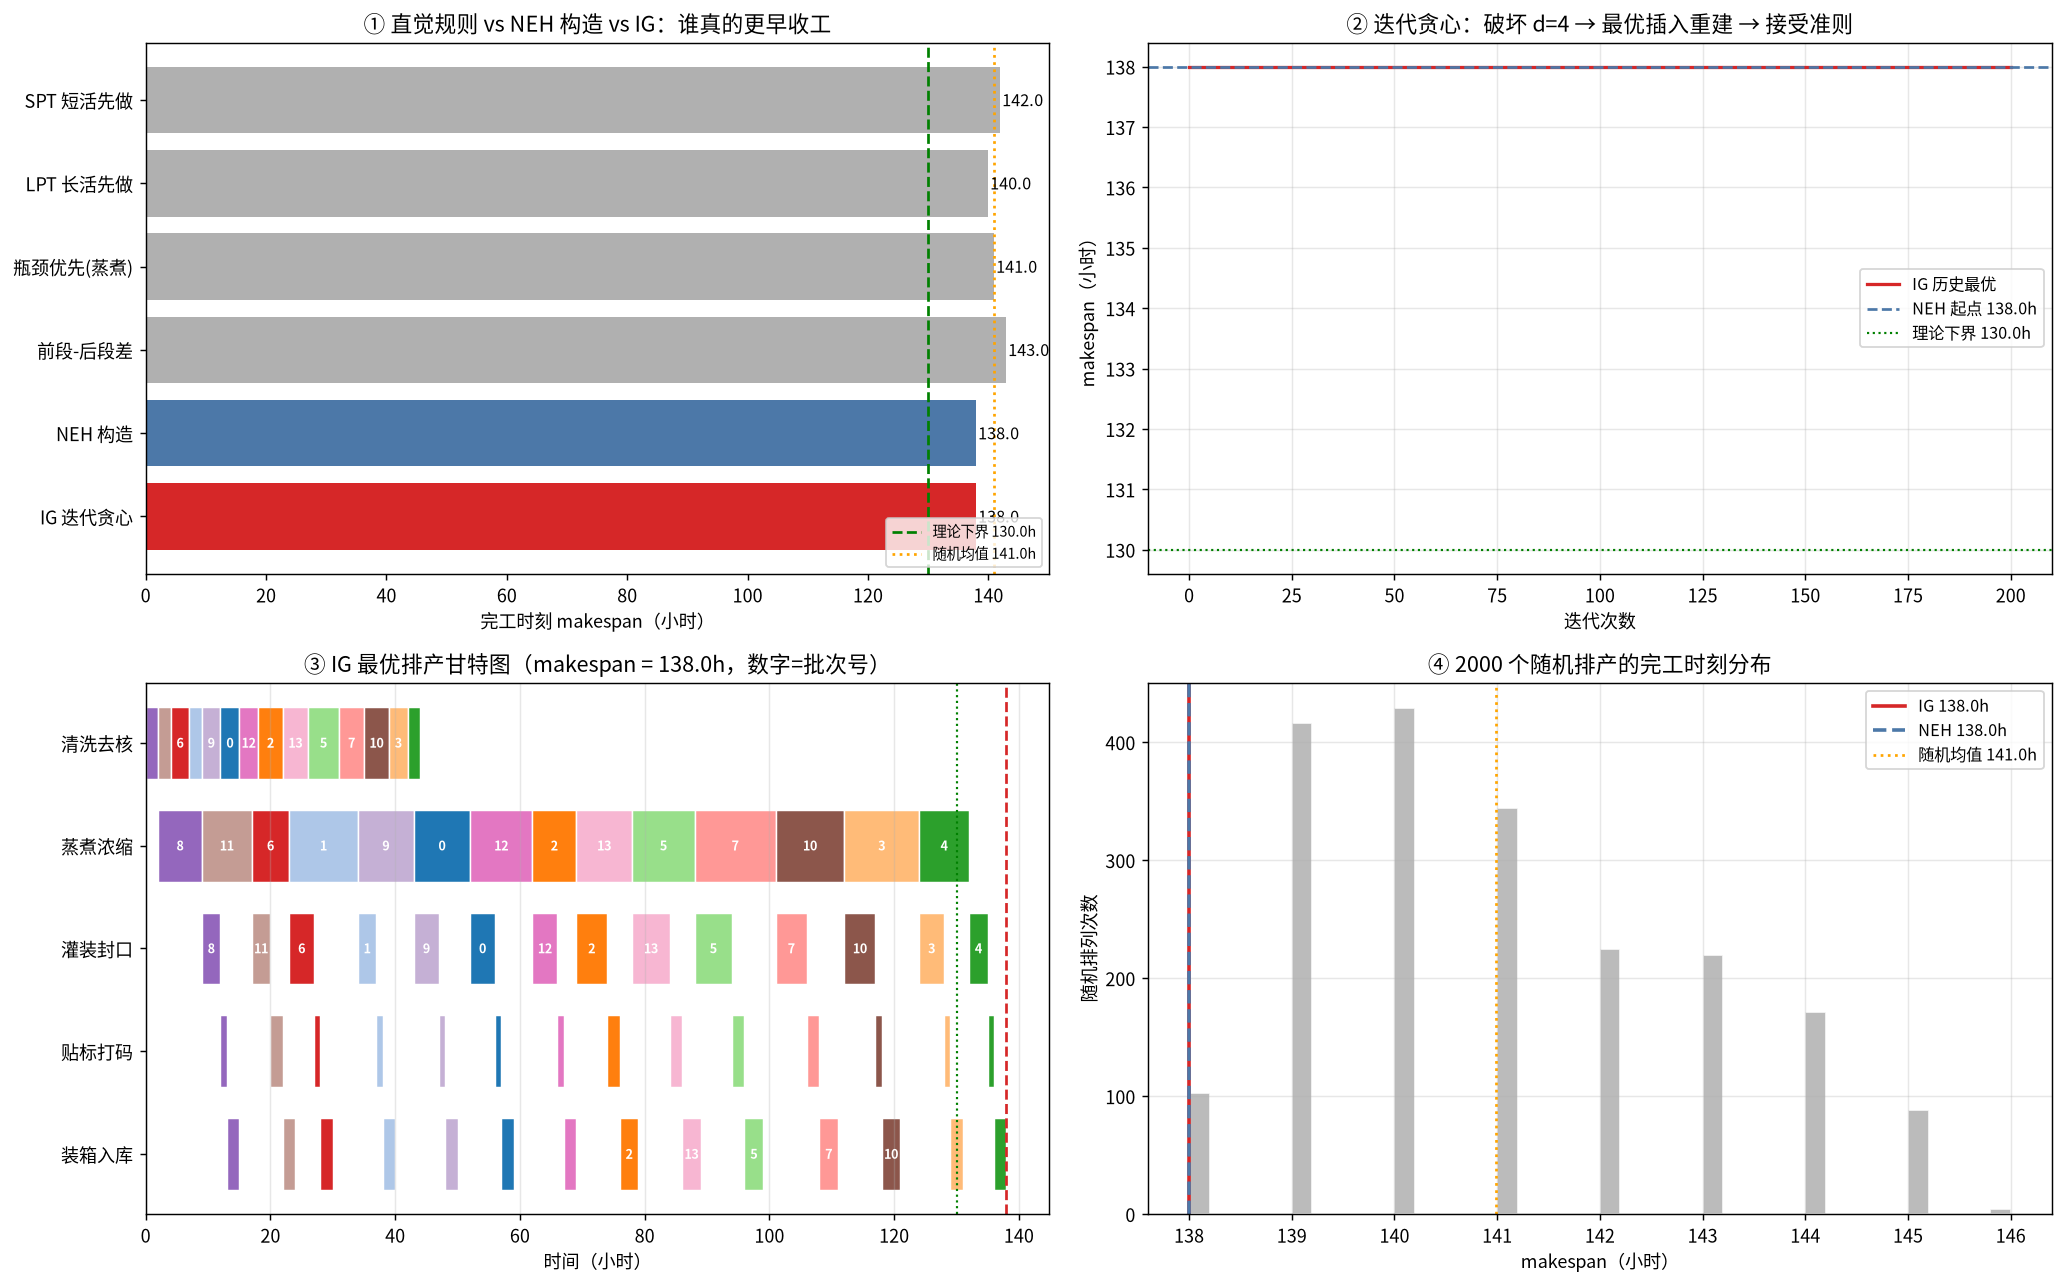

Generate this figure with Python:
#!/usr/bin/env python3
# -*- coding: utf-8 -*-
"""
Day47 - 置换流水车间调度 FSP：NEH 构造 + 迭代贪心 IG（破坏-重建）
subject : mathematical-modeling
level   : L5 算法（元启发式 / 构造-局部搜索）/ L6 优化模型（组合优化 / 调度）
anchor  : 05 - Algorithms（算法主线：调度元启发式）
goal    : 用「NEH 构造 + 迭代贪心 IG」求解一道「县域果酱加工厂 5 道工序、14 批
          原料的流水车间排产」决策问题（置换流水车间 FSP，最小化 makespan）——
          ① 讲清「为什么瓶颈设备上把长活排前面」反而拖垮全局（候选规则全部吃亏）；
          ② NEH：按总加工时间降序，逐个插到「当前最好的位置」——构造即高质量的奥秘；
          ③ 迭代贪心 IG：破坏 d 个工序 → 用 NEH 贪心重建 → 接受准则，在 NEH 之上再进步；
          ④ 用「暴力全排列（小规模）+ 多起点随机排产」当独立裁判交叉验证；
          ⑤ 用 CP-SAT（scipy.milp 无调度原生支持，故用 OR-tools 可选）不做——仅用
             独立枚举与多起点做裁判，保持零专用调度库。
运行：cd /home/ubuntu/Note && ./.venv/bin/python "<本文件路径>"
"""

import os
import time
import itertools
import numpy as np
import matplotlib
matplotlib.use("Agg")
import matplotlib.pyplot as plt
from matplotlib import font_manager

# ----------------------------------------------------------------------
# 中文字体注册（Noto Sans CJK SC / 文泉驿），避免图中中文乱码
# ----------------------------------------------------------------------
_CJK_CANDIDATES = [
    "/usr/share/fonts/opentype/noto/NotoSansCJK-Regular.ttc",
    "/usr/share/fonts/opentype/noto/NotoSansCJK-Bold.ttc",
    "/usr/share/fonts/truetype/wqy/wqy-zenhei.ttc",
    "/usr/share/fonts/truetype/wqy/wqy-microhei.ttc",
]
_registered = []
for _p in _CJK_CANDIDATES:
    if os.path.exists(_p):
        try:
            font_manager.fontManager.addfont(_p)
            _registered.append(font_manager.FontProperties(fname=_p).get_name())
        except Exception:
            pass
if _registered:
    matplotlib.rcParams["font.family"] = "sans-serif"
    matplotlib.rcParams["font.sans-serif"] = _registered + ["DejaVu Sans"]
matplotlib.rcParams["axes.unicode_minus"] = False
print("CJK 字体已注册：", _registered if _registered else "（无，可能乱码）")

RNG_SEED = 20261017
RNG = np.random.default_rng(RNG_SEED)

# ======================================================================
# 一、真实决策问题：县域果酱加工厂的「流水车间排产」
# ======================================================================
# 背景：一家县域果酱厂有 5 台设备**串联成一条流水线**：
#   0 清洗去核 → 1 蒸煮浓缩 → 2 灌装封口 → 3 贴标打码 → 4 装箱入库
# 今天来了 14 批原料（不同水果/不同规格），每批都要**按同样顺序**走完 5 道工序。
# 设备不能并行处理两批；一批在某道工序做完才能进下一道（不等待、不插队）。
#
#   ★ 决策：14 批原料的加工顺序（一个排列）。
#   ★ 目标：最后一批装箱入库的完工时刻（makespan）最早 —— 整条线尽早收工。
#
# 这就是经典「置换流水车间调度（Permutation Flow Shop, FSP）」，n≥3 时 NP-hard。
# 现实含义：makespan 每缩 1 小时，就是 5 台设备、14 名工位人手少开 1 小时。

STAGES = 5
N_JOBS = 14
STAGE_NAMES = ["清洗去核", "蒸煮浓缩", "灌装封口", "贴标打码", "装箱入库"]

# 加工时间矩阵 p[j, m]（小时）：刻意让 蒸煮浓缩(m=1) 是瓶颈工序
# （各批在该工序耗时最长、且波动大 → 顺序影响最大），贴标打码(m=3) 很短。
P_BASE = np.array([
    #  m0  m1  m2  m3  m4
    [ 3,  9,  4,  1,  2],   # 草莓
    [ 2, 11,  3,  1,  2],   # 蓝莓
    [ 4,  7,  5,  2,  3],   # 苹果
    [ 3, 12,  4,  1,  2],   # 山楂
    [ 2,  8,  3,  1,  2],   # 梨
    [ 5, 10,  6,  2,  3],   # 黄桃
    [ 3,  6,  4,  1,  2],   # 葡萄
    [ 4, 13,  5,  2,  3],   # 桑葚
    [ 2,  7,  3,  1,  2],   # 枇杷
    [ 3,  9,  4,  1,  2],   # 杏
    [ 4, 11,  5,  1,  3],   # 无花果
    [ 2,  8,  3,  2,  2],   # 樱桃
    [ 3, 10,  4,  1,  2],   # 覆盆子
    [ 4,  9,  6,  2,  3],   # 柑橘
], dtype=float)
assert P_BASE.shape == (N_JOBS, STAGES)

# ======================================================================
# 二、核心评价函数：给定顺序 → makespan（以及每道工序/每批的开始时刻）
# ======================================================================
def schedule(perm, P):
    """置换流水车间：按 perm 的顺序依次加工，返回 (makespan, 开始时刻表 C)。"""
    perm = np.asarray(perm, dtype=int)
    n, m = len(perm), P.shape[1]
    # C[i, k] = 第 i 个（按顺序）作业在第 k 台设备上的完工时刻
    C = np.zeros((n, m))
    for i in range(n):
        job = perm[i]
        for k in range(m):
            start = 0.0
            if i > 0:               # 上一批在本工序结束
                start = max(start, C[i - 1, k])
            if k > 0:               # 本批在上一道工序结束
                start = max(start, C[i, k - 1])
            C[i, k] = start + P[job, k]
    return C[-1, -1], C


def makespan(perm, P):
    return schedule(perm, P)[0]

# ======================================================================
# 三、候选规则（工程师凭直觉会想到的排产法）
# ======================================================================
def rule_spt(perm, P):
    """SPT：总加工时间最短的先做（交期最短优先，最省平均等待）。"""
    return np.argsort(P.sum(axis=1))


def rule_lpt(perm, P):
    """LPT：总加工时间最长的先做（经典「瓶颈设备先喂长活」）。"""
    return np.argsort(-P.sum(axis=1))


def rule_bottleneck(perm, P):
    """瓶颈优先：按瓶颈工序（蒸煮浓缩）耗时最长的先做。"""
    return np.argsort(-P[:, 1])


def rule_eedd_like(perm, P):
    """按「前段工序总和 − 后段工序总和」排序（Johnson 规则推广到多工序的近似）。"""
    return np.argsort(P[:, 0] - P[:, -1])

# ======================================================================
# 四、NEH 构造启发式（Nawaz–Enscore–Ham, 1983）
# ======================================================================
def neh(P, order=None):
    """NEH：按总加工时间降序，逐个把作业插入到使当前 makespan 最小的位置。

    复杂度 O(n^2·m) 的朴素实现，n=14 秒级完成。
    """
    n, m = P.shape
    if order is None:
        order = np.argsort(-P.sum(axis=1))  # 总工时降序
    seq = [int(order[0])]
    for idx in range(1, n):
        job = int(order[idx])
        best_ms, best_pos = np.inf, 0
        for pos in range(len(seq) + 1):
            cand = np.array(seq[:pos] + [job] + seq[pos:], dtype=int)
            ms = makespan(cand, P)
            if ms < best_ms - 1e-9:
                best_ms, best_pos = ms, pos
        seq = seq[:best_pos] + [job] + seq[best_pos:]
    return np.array(seq, dtype=int)

# ======================================================================
# 五、迭代贪心 Iterated Greedy（Ruiz & Stützle, 2007）
# ======================================================================
def best_insert(seq, job, P):
    """把 job 插入 seq 的某个位置，使 makespan 最小；返回 (新序列, ms)。"""
    seq = list(np.asarray(seq, dtype=int))
    best_ms, best_seq = np.inf, None
    for pos in range(len(seq) + 1):
        cand = seq[:pos] + [job] + seq[pos:]
        ms = makespan(cand, P)
        if ms < best_ms - 1e-9:
            best_ms, best_seq = ms, cand
    return best_seq, best_ms


def iterated_greedy(P, init_seq, iterations=150, d=4, seed=RNG_SEED, T_factor=0.4):
    """迭代贪心（IG）：破坏（随机移除 d 个作业）→ 重建（逐个最优插入）→ 接受准则。

    接受准则：更好必收；变差则以 temperature = T_factor × makespan/n/... 的
    Metropolis 概率接受（与模拟退火同源，但邻域是「破坏-重建」而非「交换」）。
    """
    rng = np.random.default_rng(seed)
    cur = list(np.asarray(init_seq, dtype=int))
    cur_ms = makespan(cur, P)
    best, best_ms = list(cur), cur_ms
    history = [cur_ms]

    # 温度取 「一个作业×一台设备的平均工时」量级，保证初期能翻过小坎
    temp = T_factor * P.mean()

    for _ in range(iterations):
        # ---- 破坏：随机挑 d 个作业拿出来 ----
        removed_idx = rng.choice(len(cur), size=min(d, len(cur)), replace=False)
        removed = [cur[i] for i in removed_idx]
        partial = [x for i, x in enumerate(cur) if i not in set(removed_idx)]
        rng.shuffle(removed)  # 随机化重建顺序

        # ---- 重建：逐个插回最优位置 ----
        cand = list(partial)
        for job in removed:
            cand, _ = best_insert(cand, job, P)
        cand_ms = makespan(cand, P)

        # ---- 接受准则 ----
        if cand_ms < cur_ms - 1e-9 or rng.random() < np.exp(-(cand_ms - cur_ms) / max(temp, 1e-9)):
            cur, cur_ms = list(cand), cand_ms
            if cur_ms < best_ms - 1e-9:
                best, best_ms = list(cur), cur_ms
        history.append(best_ms)
    return np.array(best, dtype=int), best_ms, history

# ======================================================================
# 六、独立裁判：小规模暴力全排列 + 多起点随机排产
# ======================================================================
def brute_force(P):
    """暴力枚举全部 n! 个排列（仅用于 n<=8 的小规模子问题）。"""
    n = P.shape[0]
    best_ms, best_perm = np.inf, None
    for perm in itertools.permutations(range(n)):
        ms = makespan(perm, P)
        if ms < best_ms - 1e-9:
            best_ms, best_perm = ms, perm
    return best_perm, best_ms


def random_multistart(P, n_trials=2000, seed=RNG_SEED):
    """随机多重起点：随机排列取最好者（判断「顺序到底有多重要」）。"""
    rng = np.random.default_rng(seed)
    n = P.shape[0]
    best_ms, best_perm = np.inf, None
    vals = []
    for _ in range(n_trials):
        perm = rng.permutation(n)
        ms = makespan(perm, P)
        vals.append(ms)
        if ms < best_ms - 1e-9:
            best_ms, best_perm = ms, perm
    return best_perm, best_ms, np.array(vals)

# ======================================================================
# 七、主实验
# ======================================================================
print("=" * 72)
print("Day47 · 置换流水车间调度 FSP：NEH 构造 + 迭代贪心 IG")
print("=" * 72)
print(f"作业数 n={N_JOBS}，工序数 m={STAGES}，工序：{' → '.join(STAGE_NAMES)}")
print(f"理论下界 LB = max(各工序总工时) = {P_BASE.sum(axis=0).max():.1f} 小时")

lb = P_BASE.sum(axis=0).max()
print(f"\n各工序总工时：{dict(zip(STAGE_NAMES, np.round(P_BASE.sum(axis=0), 1)))}")

# ---------- 7.1 候选规则 ----------
print("\n【实验1】工程师直觉规则 vs NEH vs IG")
results = {}
for name, fn in [("SPT 短活先做", rule_spt),
                 ("LPT 长活先做", rule_lpt),
                 ("瓶颈优先(蒸煮)", rule_bottleneck),
                 ("前段-后段差", rule_eedd_like)]:
    perm = fn(None, P_BASE)
    ms = makespan(perm, P_BASE)
    results[name] = (perm, ms)
    print(f"  {name:<16s} makespan = {ms:7.2f}  h   （超下界 {100*(ms/lb-1):5.1f}%）")

init = rule_lpt(None, P_BASE)
t0 = time.time()
neh_perm = neh(P_BASE, order=init)
neh_ms = makespan(neh_perm, P_BASE)
t_neh = time.time() - t0
results["NEH 构造"] = (neh_perm, neh_ms)
print(f"  {'NEH 构造':<16s} makespan = {neh_ms:7.2f}  h   （超下界 {100*(neh_ms/lb-1):5.1f}%）  用时 {t_neh:.3f}s")

t0 = time.time()
ig_perm, ig_ms, ig_hist = iterated_greedy(P_BASE, neh_perm, iterations=200, d=4)
t_ig = time.time() - t0
results["IG 迭代贪心"] = (ig_perm, ig_ms)
print(f"  {'IG 迭代贪心':<16s} makespan = {ig_ms:7.2f}  h   （超下界 {100*(ig_ms/lb-1):5.1f}%）  用时 {t_ig:.2f}s")

# ---------- 7.2 独立裁判：小规模暴力 ----------
print("\n【实验2】独立裁判：小规模（n=7 子集，最后 7 批）暴力全排列")
sub = P_BASE[7:, :]  # 7 批 → 7! = 5040
t0 = time.time()
bf_perm, bf_ms = brute_force(sub)
t_bf = time.time() - t0
# 同样在小规模上跑 NEH 与 IG，验证其在有真值时的表现
sub_neh = neh(sub)
sub_neh_ms = makespan(sub_neh, sub)
sub_ig, sub_ig_ms, _ = iterated_greedy(sub, sub_neh, iterations=100, d=3)
print(f"  暴力最优        makespan = {bf_ms:7.2f}  h   排列 {list(bf_perm)}  （{t_bf:.2f}s）")
print(f"  NEH 构造        makespan = {sub_neh_ms:7.2f}  h   排列 {list(sub_neh)}   差 {100*(sub_neh_ms/bf_ms-1):+.2f}%")
print(f"  IG 迭代贪心     makespan = {sub_ig_ms:7.2f}  h   排列 {list(sub_ig)}   差 {100*(sub_ig_ms/bf_ms-1):+.2f}%")

# ---------- 7.3 随机多重起点 ----------
print("\n【实验3】随机多重起点 2000 次（看「顺序」到底值多少钱）")
t0 = time.time()
rs_perm, rs_ms, rs_vals = random_multistart(P_BASE, n_trials=2000)
t_rs = time.time() - t0
print(f"  随机最好  makespan = {rs_ms:7.2f}  h（{t_rs:.1f}s）")
print(f"  随机最差  makespan = {rs_vals.max():7.2f}  h")
print(f"  随机均值  makespan = {rs_vals.mean():7.2f}  h ± {rs_vals.std():.2f}")
print(f"  ⭐ NEH 比随机均值省 {100*(1-neh_ms/rs_vals.mean()):.1f}%，比随机最好还省 {100*(1-neh_ms/rs_ms):.1f}%")
print(f"  ⭐ IG 比随机均值省 {100*(1-ig_ms/rs_vals.mean()):.1f}%，比随机最好还省 {100*(1-ig_ms/rs_ms):.1f}%")

# ---------- 7.4 鲁棒性：IG 多次独立运行 ----------
print("\n【实验4】IG 鲁棒性：10 次不同随机种子")
ig_runs = []
for s in range(10):
    p_, ms_, _ = iterated_greedy(P_BASE, neh_perm, iterations=200, d=4, seed=RNG_SEED + 101 * s)
    ig_runs.append(ms_)
ig_runs = np.array(ig_runs)
print(f"  最好 {ig_runs.min():.2f} / 最差 {ig_runs.max():.2f} / 均值 {ig_runs.mean():.2f} / 浮动 {100*(ig_runs.max()-ig_runs.min())/ig_runs.mean():.2f}%")

# ---------- 7.5 甘特图数据 ----------
ms_best, C_best = schedule(ig_perm, P_BASE)

# ======================================================================
# 八、断言（硬验收）
# ======================================================================
print("\n【验收断言】")
assert np.array_equal(np.sort(ig_perm), np.arange(N_JOBS)), "IG 解必须是 0..n-1 的合法排列"
assert np.array_equal(np.sort(neh_perm), np.arange(N_JOBS)), "NEH 解必须是合法排列"
assert ig_ms <= neh_ms + 1e-9, "IG 不应劣于其初始解 NEH"
assert neh_ms < results["LPT 长活先做"][1], "NEH 应优于 LPT 直觉规则"
assert ig_ms <= rs_ms + 1e-9, "IG 不应劣于随机 2000 次的最好解"
assert sub_ig_ms <= sub_neh_ms + 1e-9, "小规模上 IG 不应劣于 NEH"
assert sub_neh_ms >= bf_ms - 1e-9, "NEH 不可能优于暴力真最优"
assert abs(C_best[-1, -1] - ig_ms) < 1e-9, "甘特表最后完工时刻应等于 makespan"
assert np.all(C_best > 0), "所有完工时刻应为正"
print("  ✅ 全部断言通过")

# ======================================================================
# 九、画图
# ======================================================================
fig, axes = plt.subplots(2, 2, figsize=(16, 10))

# 左上：各方法对比
ax = axes[0, 0]
names = list(results.keys())
vals = [results[k][1] for k in names]
colors = ["#b0b0b0", "#b0b0b0", "#b0b0b0", "#b0b0b0", "#4C78A8", "#D62728"]
bars = ax.barh(range(len(names)), vals, color=colors)
ax.axvline(lb, color="green", ls="--", lw=1.5, label=f"理论下界 {lb:.1f}h")
ax.axvline(rs_vals.mean(), color="orange", ls=":", lw=1.5, label=f"随机均值 {rs_vals.mean():.1f}h")
for i, v in enumerate(vals):
    ax.text(v + 0.3, i, f"{v:.1f}", va="center", fontsize=9)
ax.set_yticks(range(len(names)))
ax.set_yticklabels(names)
ax.set_xlabel("完工时刻 makespan（小时）")
ax.set_title("① 直觉规则 vs NEH 构造 vs IG：谁真的更早收工")
ax.legend(fontsize=8, loc="lower right")
ax.invert_yaxis()

# 右上：IG 收敛
ax = axes[0, 1]
ax.plot(ig_hist, color="#D62728", lw=1.8, label="IG 历史最优")
ax.axhline(neh_ms, color="#4C78A8", ls="--", lw=1.5, label=f"NEH 起点 {neh_ms:.1f}h")
ax.axhline(lb, color="green", ls=":", lw=1.2, label=f"理论下界 {lb:.1f}h")
ax.set_xlabel("迭代次数")
ax.set_ylabel("makespan（小时）")
ax.set_title("② 迭代贪心：破坏 d=4 → 最优插入重建 → 接受准则")
ax.legend(fontsize=9)
ax.grid(alpha=0.3)

# 左下：最优排产甘特图（按设备一行、按批次着色）
ax = axes[1, 0]
cmap = plt.get_cmap("tab20")
for i in range(N_JOBS):
    job = ig_perm[i]
    for k in range(STAGES):
        start = C_best[i, k] - P_BASE[job, k]
        ax.barh(k, P_BASE[job, k], left=start, height=0.7,
                color=cmap(job % 20), edgecolor="white", lw=0.8)
        if P_BASE[job, k] >= 3:
            ax.text(start + P_BASE[job, k] / 2, k, str(job), ha="center", va="center",
                    fontsize=7, color="white", fontweight="bold")
ax.set_yticks(range(STAGES))
ax.set_yticklabels(STAGE_NAMES)
ax.invert_yaxis()
ax.set_xlabel("时间（小时）")
ax.set_title(f"③ IG 最优排产甘特图（makespan = {ig_ms:.1f}h，数字=批次号）")
ax.grid(axis="x", alpha=0.3)
ax.axvline(ig_ms, color="#D62728", ls="--", lw=1.5)
ax.axvline(lb, color="green", ls=":", lw=1.2)

# 右下：随机分布
ax = axes[1, 1]
ax.hist(rs_vals, bins=40, color="#b0b0b0", edgecolor="white", alpha=0.85)
ax.axvline(ig_ms, color="#D62728", lw=2, label=f"IG {ig_ms:.1f}h")
ax.axvline(neh_ms, color="#4C78A8", lw=2, ls="--", label=f"NEH {neh_ms:.1f}h")
ax.axvline(rs_vals.mean(), color="orange", lw=1.5, ls=":", label=f"随机均值 {rs_vals.mean():.1f}h")
ax.set_xlabel("makespan（小时）")
ax.set_ylabel("随机排列次数")
ax.set_title("④ 2000 个随机排产的完工时刻分布")
ax.legend(fontsize=9)
ax.grid(alpha=0.3)

plt.tight_layout()
out_png = os.path.join(os.path.dirname(os.path.abspath(__file__)), "flowshop_neh_ig.png")
plt.savefig(out_png, dpi=130, bbox_inches="tight")
print(f"\n图已保存：{out_png}")

print("\n【结论摘要】")
print(f"  NEH 构造 makespan = {neh_ms:.1f}h（超下界 {100*(neh_ms/lb-1):.1f}%）")
print(f"  IG 迭代贪心 makespan = {ig_ms:.1f}h（超下界 {100*(ig_ms/lb-1):.1f}%）")
print(f"  最优顺序：{list(ig_perm)}")
